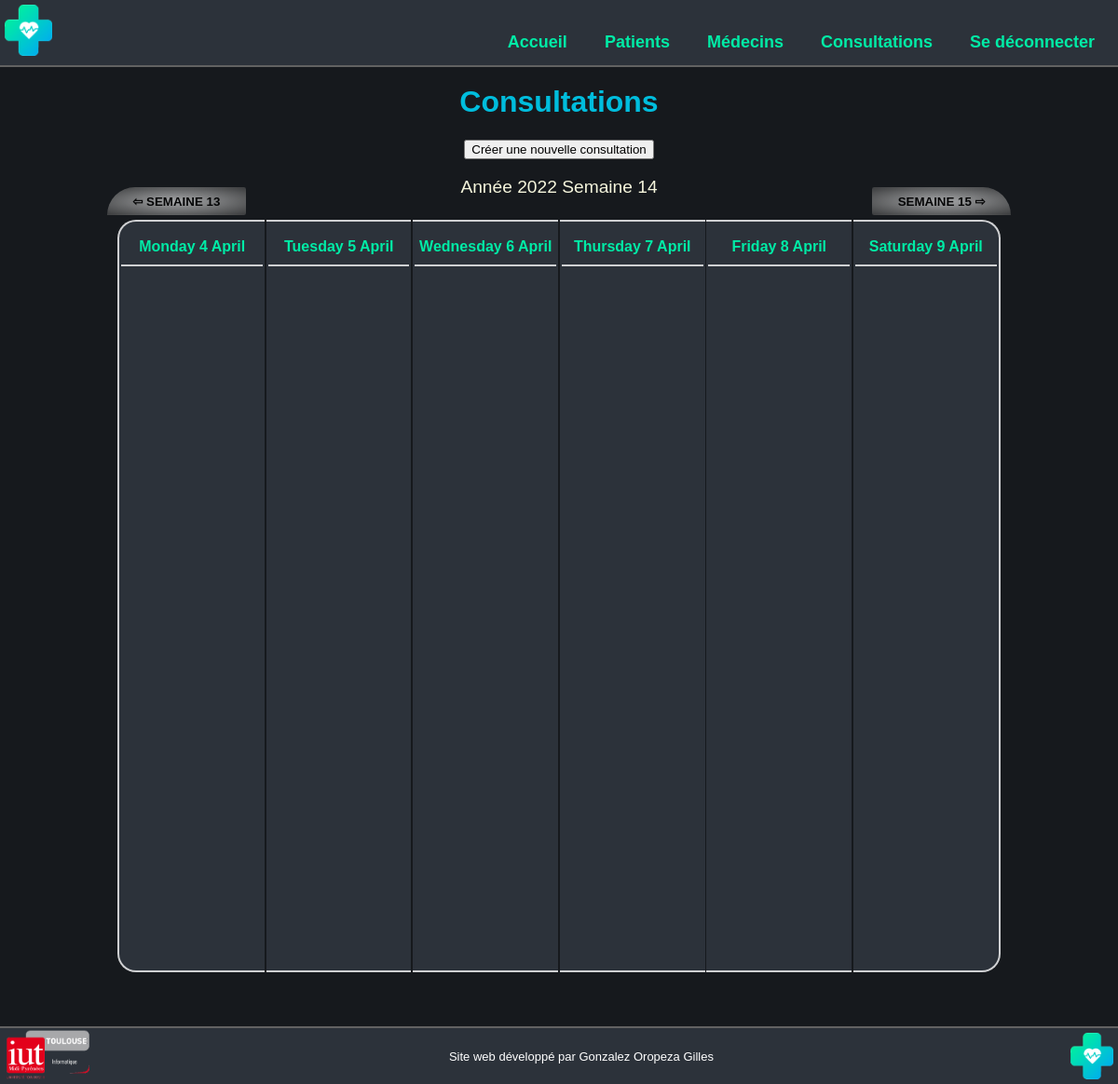
The app's page /consultations.php (signed in), older data.
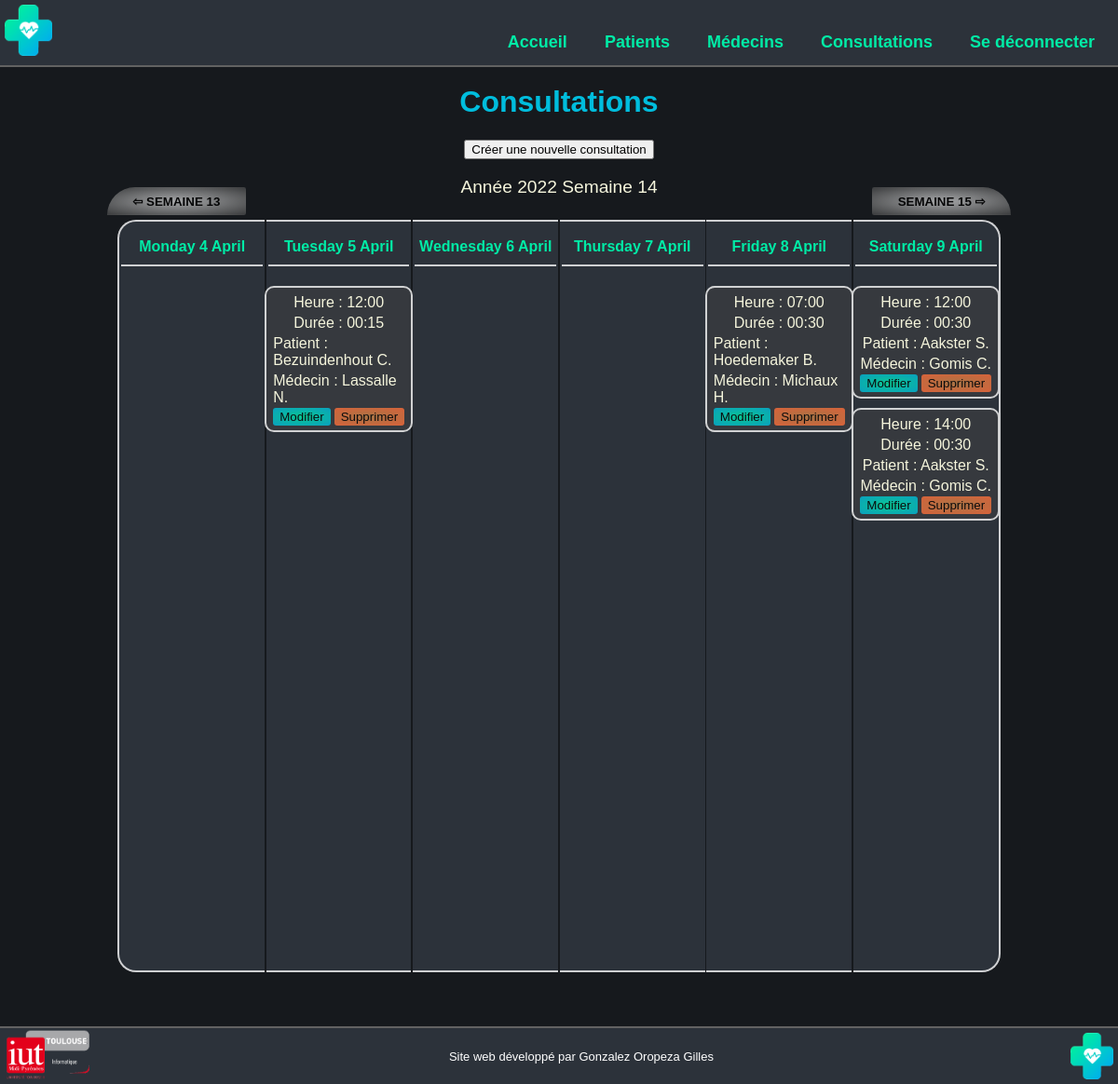
The same page, newer data.
### tables this page shows
CREATE TABLE IF NOT EXISTS `rendezvous` (
  `id_medecin` int(11) NOT NULL,
  `dateheure` bigint(20) NOT NULL,
  `duree` bigint(20) DEFAULT '0',
  `id_patient` int(11) NOT NULL,
  PRIMARY KEY (`id_medecin`,`dateheure`),
  KEY `Id_Patient` (`id_patient`)
);

CREATE TABLE IF NOT EXISTS `patient` (
  `id_patient` int(11) NOT NULL AUTO_INCREMENT,
  `nom` varchar(50) DEFAULT NULL,
  `prenom` varchar(50) DEFAULT NULL,
  `civilite` varchar(50) DEFAULT NULL,
  `adresse` varchar(50) DEFAULT NULL,
  `code_postal` int(6) DEFAULT NULL,
  `ville` varchar(50) DEFAULT NULL,
  `date_naissance` bigint(20) DEFAULT NULL,
  `lieu_naissance` varchar(50) DEFAULT NULL,
  `num_ss` char(15) DEFAULT NULL,
  `id_medecin` int(11) DEFAULT NULL,
  PRIMARY KEY (`id_patient`),
  KEY `Id_Medecin` (`id_medecin`)
);

CREATE TABLE IF NOT EXISTS `medecin` (
  `id_medecin` int(11) NOT NULL AUTO_INCREMENT,
  `nom` varchar(50) DEFAULT NULL,
  `prenom` varchar(50) DEFAULT NULL,
  `civilite` varchar(50) DEFAULT NULL,
  PRIMARY KEY (`id_medecin`)
);

### public_html/consultations.php (the view, shortened to what this page needs)
<?php
$thisPage = "consultations";
function getWeeksInYear($year) {
    $date = new DateTime;
    $date->setISODate($year, 53);
    return ($date->format("W") === "53" ? 53 : 52);
}
function daysInWeek($yearNum, $weekNum)
{
    $result = array();
    $datetime = new DateTime();
    $datetime->setISODate($yearNum, $weekNum, 1);
    $interval = new DateInterval('P1D');
    $week = new DatePeriod($datetime, $interval, 6);
    foreach($week as $day){
        $result[] = $day->getTimestamp();
    }
    return $result;
}
if ($_SESSION['week'] + 1 > getWeeksInYear($_SESSION['year'])) {
	$nextYear = $_SESSION['year'] + 1;
	$nextWeek = 1;
} else {
	$nextYear = $_SESSION['year'];
	$nextWeek = $_SESSION['week'] + 1;
}
if ($_SESSION['week'] - 1 < 1) {
	$prevYear = $_SESSION['year'] - 1;
	$prevWeek = getWeeksInYear($_SESSION['year'] - 1);
} else {
	$prevYear = $_SESSION['year'];
	$prevWeek = $_SESSION['week'] - 1;
}
$currentWeek = daysInWeek($_SESSION['year'], $_SESSION['week']);
?>
<!DOCTYPE html>
<html lang="fr">
<head>
	<link rel="stylesheet" type="text/css" href="css/consultations.css">
	<link rel="stylesheet" type="text/css" href="css/common.css">
	<link rel="stylesheet" type="text/css" href="css/footer.css">
	<link rel="stylesheet" type="text/css" href="css/header.css">
</head>
<body>
	<?php
		include "php/header.php";
	?>
	<h1>Consultations</h1>
	<div class="ajouterHorsCalendrier">
		<button class="retourSemaineActuelle" onclick="location.href='ajoutconsultation.php'" type="button">Créer une nouvelle consultation</button>
	</div>
	<div class="semaines">
		<button class="semainePrec" onclick="location.href='consultations.php?week=<?php echo $prevWeek.'&year='.$prevYear; ?>'" type="button">⇦ Semaine <?php echo $prevWeek; ?></button>
		<div id="centreSemaines">
			<p id="dispSemaine">Année <?php echo $_SESSION['year']; ?> Semaine <?php echo $_SESSION['week']; ?></p>
		</div>
		<button class="semaineSuiv" onclick="location.href='consultations.php?week=<?php echo $nextWeek.'&year='.$nextYear; ?>'" type="button">Semaine <?php echo $nextWeek; ?> ⇨</button>
	</div>
	<?php require "php/connexiondb.php";
		$req = $linkpdo->prepare('SELECT patient.nom as pnom, substr(patient.prenom,1,1) as pprenom, medecin.nom as mnom, substr(medecin.prenom,1,1) as mprenom, dateheure, duree, rendezvous.id_medecin as rdv_id_med FROM patient, medecin, rendezvous
		WHERE rendezvous.id_medecin = medecin.id_medecin AND rendezvous.id_patient = patient.id_patient AND dateheure > :debutintervalle AND dateheure < :finintervalle ORDER BY dateheure');
	?>
	<div class="consultations">
		<?php
		for($i = 0; $i < 6; $i++) {
			$position = "";
			if($i == 0) {
				$position = " jourGauche";
			} elseif ($i == 5) {
				$position = " jourDroite";
			}
			echo "<div class=\"jour".$position."\"><p class=\"nomJour\">".ucfirst(strftime("%A %e %B", $currentWeek[$i]))."</p>";
			$debutintervalle = $currentWeek[$i] - 43200;
			$finintervalle = $currentWeek[$i] + 43200;
			$req->execute(array('debutintervalle'=>$debutintervalle,'finintervalle'=>$finintervalle));
			while($data = $req->fetch()) {
				?>
				<div class="consultation">
					<p class="heure">Heure : <?php echo date("H:i", $data['dateheure']); ?></p>
					<p class="duree">Durée : <?php echo date("H:i", $data['duree']); ?></p>
					<p class="patient">Patient : <?php echo $data['pnom']." ".$data['pprenom']."."; ?></p>
					<p class="medecin">Médecin : <?php echo $data['mnom']." ".$data['mprenom']."."; ?></p>
					<div class="btConsultation">
						<form action="modifconsultation.php" method="post">
							<input class="edit" type="submit" name="edit" value="Modifier"></input>
						</form>
						<form method="post" onsubmit="return confirm('Voulez-vous vraiment supprimer cette consultation ?');">
							<input class="delete" type="submit" name="delete" value="Supprimer"></input>
						</form>
					</div>
				</div>
				<?php
			}
			echo "</div>";
		}
		?>
	</div>
	<?php
		include "php/footer.php";
	?>
</body>
</html>

### public_html/php/header.php (shortened to what this page needs)
<header>
		<img class="logo" src="images/logo.png" alt="logo" height="55">
		<nav class="menu">
			<ul>
				<li><a href="accueil.php">Accueil</a>
				</li>
				<li><a href="patients.php">Patients</a>
				</li>
				<li><a href="medecins.php">Médecins</a>
				</li>
				<li><a href="consultations.php">Consultations</a>
				</li>
				<li><a href="<?php echo $thisPage; ?>.php?disconnect=true">Se déconnecter</a>
				</li>
			</ul>
		</nav>
	</header>

### public_html/php/footer.php
<footer>
		<a href="https://iut.univ-tlse3.fr"><img class="logo" src="images/iut_info.png" alt="Logo de l'IUT Info de Toulouse" height="55"></a>
		<p>
			Site web développé par <a href="mailto:gilles.gonzalezoropeza@etu.iut-tlse3.fr">Gonzalez Oropeza Gilles</a>
        </p>
        <img class="logo" src="images/logo.png" alt="Logo de l'IUT Info de Toulouse" height="50">
</footer>

### public_html/css/consultations.css (style rules this page uses)
p { color: beige; }
.semaines { width: 82%; display: flex; flex-direction: row; align-items:flex-end; justify-content: space-between; }
.consultations { width: 80%; display: flex; flex-direction: row; align-items: center; justify-content: space-between; margin-bottom: 60px; min-height: 600px; }
#dispSemaine { font-size: larger; text-align: center; }
.semainePrec, .semaineSuiv { background: radial-gradient(rgba(255, 255, 255, 0.771),rgba(86, 86, 86, 0.771)); font-weight: bolder; text-transform: uppercase; border: 1px solid transparent; padding: 0.5em 2em; margin: 2em 0 0; opacity: 0.8; transition: all 0.2s ease; }
.semainePrec { border-radius: 40px 3px 3px 0px; }
.semaineSuiv { border-radius: 3px 40px 0px 3px; }
.jour { display: flex; flex-direction: column; align-items: center; justify-content: flex-start; background-color: var(--fg-color); margin-top: 5px; padding: 2px; width: 16%; height: 800px; border-top: 2px solid rgba(255, 255, 255, 0.771); border-bottom: 2px solid rgba(255, 255, 255, 0.771); }
.jourGauche { border-radius: 20px 0px 0px 20px; border-left: 2px solid rgba(255, 255, 255, 0.771); }
.jourDroite { border-radius: 0px 20px 20px 0px; border-right: 2px solid rgba(255, 255, 255, 0.771); }
.nomJour { border-bottom: 2px solid rgba(255, 255, 255, 0.771); padding-bottom: 10px; width: 100%; text-align: center; font-weight: bolder; color: var(--turquoise-logo); }
.consultation { display: flex; flex-direction: column; align-items: center; justify-content: center; margin: 5px; padding: 5px; border: 2px solid rgba(255, 255, 255, 0.771); border-radius: 10px; background-color: rgb(54, 57, 62); }
.btConsultation { display: flex; flex-direction: row; }
.consultation p { margin: 2px; }
input[type=submit], .delete { border: 1px solid transparent; border-radius: 3px; opacity: 0.8; transition: all 0.2s ease; margin: 0 2px; }
.edit { background: radial-gradient(var(--turquoise-logo),var(--bleu-logo)); }
.delete { background: radial-gradient(rgb(196, 131, 71), rgb(255, 110, 58)); }

### public_html/css/common.css (style rules this page uses)
body { --bg-color: hsl(214, 13%, 10%); --fg-color: hsl(214, 14%, 20%); --turquoise-logo: #00EBA6; --bleu-logo: #00BDDD; display: flex; align-items: center; justify-content: center; flex-direction: column; background-color: var(--bg-color); margin-bottom:60px; margin-top:70px; width: auto; }
* { font-family: Arial, Helvetica, sans-serif; }
a { color: inherit; text-decoration: none; }
h1 { color: var(--bleu-logo); }

### public_html/css/footer.css (style rules this page uses)
footer { position: fixed; height: 60px; background-color: hsl(214, 14%, 20%); bottom: 0px; left: 0px; right: 0px; margin-bottom: 0px; display: flex; text-align: center; align-items: center; justify-content: space-between; border-top: 2px solid rgb(98, 98, 98); z-index: 3; }
footer p { color: white; font-size: small; }
.logo { padding: 5px; }

### public_html/css/header.css (style rules this page uses)
header { background-color: var(--fg-color); height: 70px; position: fixed; top: 0; left: 0; margin: auto; width: 100%; border-bottom: 2px solid rgb(98, 98, 98); z-index: 3; }
.menu { display: flex; align-items: center; width: auto; height: 100%; float: right; margin-top: 10px; }
.menu ul { width: 100%; height: inherit; margin: 0; padding: 0; display: flex; justify-content: center; align-items: center; list-style: none; font-weight: bold; font-family: arial; font-size: 18px; }
.menu ul a { width: auto; color: var(--turquoise-logo); padding: 30px 20px 20px 10px; margin-left: 10px; margin: 5px; transition: margin 0.5s ease-out; border-radius: 10px; }

Row changes from the older to the newer data that the page shows:
added rendezvous: dateheure "12:00", duree "00:15", id_patient.nom "Bezuindenhout", pprenom "C", id_medecin.nom "Lassalle", mprenom "N", shown under "Tuesday 5 April"
added rendezvous: dateheure "07:00", duree "00:30", id_patient.nom "Hoedemaker", pprenom "B", id_medecin.nom "Michaux", mprenom "H", shown under "Friday 8 April"
added rendezvous: dateheure "12:00", duree "00:30", id_patient.nom "Aakster", pprenom "S", id_medecin.nom "Gomis", mprenom "C", shown under "Saturday 9 April"
added rendezvous: dateheure "14:00", duree "00:30", id_patient.nom "Aakster", pprenom "S", id_medecin.nom "Gomis", mprenom "C", shown under "Saturday 9 April"
